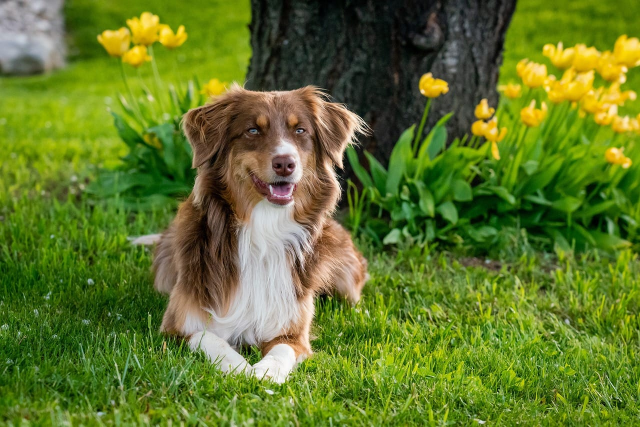
#> input picture Day 13/images/dog.jpg, 1280 x 854 px (shown at 1/2 size); its folder holds only this picture in this run
$ python createSlots.py
#> lines starting #> are read from the running program, lines starting #| are printed output that depends on the picture; after the words box and inside, x2 and y2 are one past the last pixel; in counts of white or black regions, pixels touching at a corner belong together
import cv2
import glob
import os
import json


IMAGE_FOLDER = os.path.join(
    "Day 19",
    "dataset",
    "test",
    "images"
)

JSON_FILE = os.path.join(
    "Day 19",
    "parking_slots.json"
)

# FIND IMAGE

image_files = []

for ext in ["*.jpg", "*.jpeg", "*.png"]:
    image_files.extend(
        glob.glob(
            os.path.join(IMAGE_FOLDER, ext)
        )
    )

if len(image_files) == 0:
    print("ERROR: No images found!")
    print(os.path.abspath(IMAGE_FOLDER))
    exit()

image_path = image_files[0]

print("Selected Image:")
print(image_path)

image = cv2.imread(image_path)
#> image is the input picture: shape (854, 1280, 3); mean B, G, R 41.3, 118.3, 97.4

if image is None:
    print("Cannot load image.")
    exit()

# LOAD EXISTING JSON

if os.path.exists(JSON_FILE):

    try:
        with open(JSON_FILE, "r") as f:
            slots = json.load(f)

        if not isinstance(slots, list):
            slots = []

    except Exception:
        slots = []

else:
    slots = []

# CURRENT SLOT
current_points = []

# MOUSE CALLBACK

def mouse_callback(event, x, y, flags, param):

    global current_points
    global slots

    if event == cv2.EVENT_LBUTTONDOWN:

        current_points.append([x, y])

        print(
            f"Point {len(current_points)}: ({x}, {y})"
        )

        # 4 points completed
        if len(current_points) == 4:

            slot = {
                "id": len(slots) + 1,
                "points": current_points.copy()
            }

            slots.append(slot)

            print()
            print("Slot Added")
            print(slot)
            print()

            current_points.clear()

# WINDOW
window_name = "Parking Slot Annotation"

cv2.namedWindow(window_name)

cv2.setMouseCallback(
    window_name,
    mouse_callback
)

# LOOP

while True:

    display = image.copy()

    # DRAW SAVED SLOTS

    for slot in slots:

        pts = slot["points"]

        for i in range(4):

            cv2.line(
                display,
                tuple(pts[i]),
                tuple(pts[(i + 1) % 4]),
                (0, 255, 0),
                2
            )

            cv2.circle(
                display,
                tuple(pts[i]),
                4,
                (0, 0, 255),
                -1
            )

        x, y = pts[0]

        cv2.putText(
            display,
            f"Slot {slot['id']}",
            (x, y - 8),
            cv2.FONT_HERSHEY_SIMPLEX,
            0.5,
            (0, 255, 0),
            2
        )

    # DRAW CURRENT POINTS

    for i, pt in enumerate(current_points):

        cv2.circle(
            display,
            tuple(pt),
            5,
            (255, 0, 0),
            -1
        )

        cv2.putText(
            display,
            str(i + 1),
            (pt[0] + 5, pt[1] - 5),
            cv2.FONT_HERSHEY_SIMPLEX,
            0.5,
            (255, 255, 0),
            2
        )

    # Draw temporary lines
    if len(current_points) > 1:

        for i in range(len(current_points) - 1):

            cv2.line(
                display,
                tuple(current_points[i]),
                tuple(current_points[i + 1]),
                (255, 255, 0),
                2
            )


    # HELP BOX

    cv2.rectangle(
        display,
        (10, 10),
        (430, 90),
        (0, 0, 0),
        -1
    )

    cv2.putText(
        display,
        "Click 4 corners to add a slot",
        (20, 30),
        cv2.FONT_HERSHEY_SIMPLEX,
        0.6,
        (255, 255, 255),
        2
    )

    cv2.putText(
        display,
        "S = Save   U = Undo   C = Clear All",
        (20, 55),
        cv2.FONT_HERSHEY_SIMPLEX,
        0.5,
        (255, 255, 255),
        1
    )
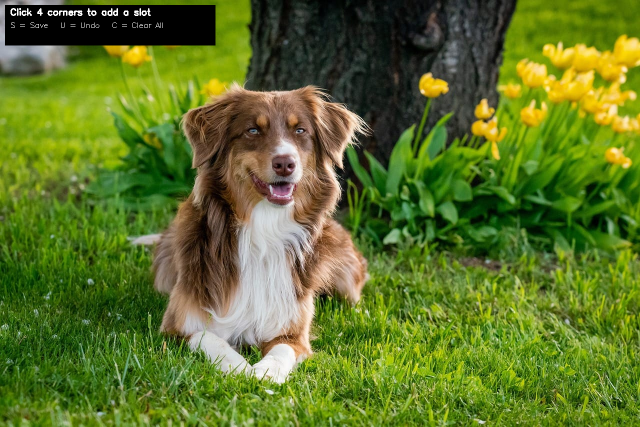
#> display: shape (854, 1280, 3) (shown at 1/2 size); mean B, G, R 40.1, 114.3, 93.8

    cv2.putText(
        display,
        "ESC = Exit without saving",
        (20, 78),
        cv2.FONT_HERSHEY_SIMPLEX,
        0.5,
        (255, 255, 255),
        1
    )
#> display: shape (854, 1280, 3); 0.04% of pixels changed, all inside (x1, y1, x2, y2) = (22, 67, 227, 83)

    cv2.imshow(window_name, display)

    key = cv2.waitKey(1) & 0xFF
#> (key Esc is pressed here)

    # SAVE

    if key == ord("s"):

        with open(JSON_FILE, "w") as f:
            json.dump(
                slots,
                f,
                indent=4
            )

        print()
        print("==========================")
        print("Saved Successfully")
        print("Total Slots:", len(slots))
        print(JSON_FILE)
        print("==========================")

        break

    # UNDO

    elif key == ord("u"):

        if current_points:
            current_points.pop()
            print("Removed last clicked point.")

        elif slots:
            removed = slots.pop()
            print("Removed Slot", removed["id"])

        else:
            print("Nothing to undo.")

    # CLEAR

    elif key == ord("c"):

        current_points.clear()
        slots.clear()

        print("All slots cleared.")

    # EXIT

    elif key == 27:

        print("Exited without saving.")
        break

cv2.destroyAllWindows()
